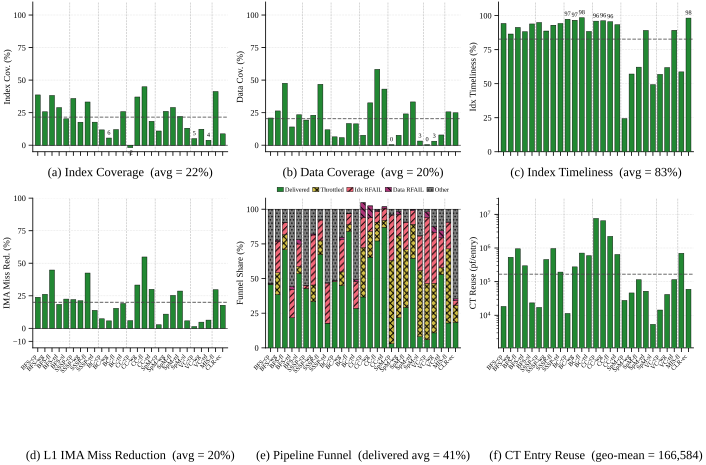

The script that drew this image:
#!/usr/bin/env python3
"""
Round 4 §5.3 Layout A: 2x3 merged figure (Quality + Mechanism).

Single full-width figure organised as:

  Row 1 (Prefetch Quality)        Row 2 (Mechanism Effectiveness)
  ----------------------------    -------------------------------------
  (a) Index Coverage (%)          (d) L1 IMA-Miss Reduction (%)
  (b) Data Coverage  (%)          (e) Pipeline Funnel (stacked, % attempted)
  (c) Timeliness     (%)          (f) CT Entry Reuse (log scale)

Workload axis: ORDERED_27 (MST excluded — no IMA prefetches).

Round 4 visual rules:
  - PALETTE_TOL_BRIGHT (greens/reds/purples/yellows) — no blue/orange
  - HATCHES_DENSE for B&W readability where multiple bars are grouped
  - GRASP-the-only-bar panels use the green palette[0] solid
  - Subplot labels (a)-(f) BELOW each axis via subplot_label helper
  - Path depth: parents[5]
  - Group-separator vertical dashed lines and per-panel mean reference line

Output: proto_r4_53_A.{pdf,svg} in this directory.
"""
from __future__ import annotations
import json
import sys
from pathlib import Path

import numpy as np

# NOTE: round4/ is 5 levels deep from repo root.
_REPO = Path(__file__).resolve().parents[5]
sys.path.insert(0, str(_REPO / "ima_plan/07_paper_outline/plot_style"))
from plot_util import (  # noqa: E402
    apply_style, save_fig,
    PALETTE_TOL_BRIGHT, HATCHES_DENSE, subplot_label,
)
from workload_names import (  # noqa: E402
    ORDERED_27, SHORT_NAME, group_separator_positions,
)

apply_style()
import matplotlib.pyplot as plt  # noqa: E402
from matplotlib.patches import Patch  # noqa: E402


# ── Path constants ───────────────────────────────────────────────────────────
DATA_JSON = _REPO / "ima_plan/07_paper_outline/figures/effectiveness_data.json"
OUT_DIR = Path(__file__).resolve().parent

DATA = json.loads(DATA_JSON.read_text())["workloads"]


# ── Per-metric extractors (return None if data is missing) ───────────────────
def idx_coverage(rec):
    base = rec.get("baseline") or {}
    g = rec.get("grasp") or {}
    bm, gm = base.get("ima_idx_misses"), g.get("ima_idx_misses")
    if bm is None or gm is None or bm == 0:
        return None
    return (bm - gm) / bm * 100.0


def data_coverage(rec):
    base = rec.get("baseline") or {}
    g = rec.get("grasp") or {}
    bm, gm = base.get("ima_data_misses"), g.get("ima_data_misses")
    if bm is None or gm is None or bm == 0:
        return None
    return (bm - gm) / bm * 100.0


def idx_timeliness(rec):
    g = rec.get("grasp") or {}
    tl = g.get("ima_timeliness") or {}
    return tl.get("index_pct")


def l1_miss_reduction(rec):
    return (rec.get("derived") or {}).get("l1_miss_reduction_pct")


def funnel_components(rec):
    """Return (delivered, throttled, idx_rfail, data_rfail, other) % of attempted, or None."""
    f = (rec.get("grasp") or {}).get("grasp_funnel")
    if not f or f.get("idx_attempted", 0) == 0:
        return None
    ia = float(f["idx_attempted"])
    delivered = float(f["data_got_data"])
    throttled = float(f["data_throttled"])
    idx_rf = float(f["idx_rfail"])
    dat_rf = float(f["data_rfail"])
    other = max(ia - delivered - throttled - idx_rf - dat_rf, 0.0)
    return (
        delivered / ia * 100,
        throttled / ia * 100,
        idx_rf    / ia * 100,
        dat_rf    / ia * 100,
        other     / ia * 100,
    )


def ct_reuse(rec):
    return (rec.get("derived") or {}).get("ct_reuse_per_entry")


# ── Build per-workload arrays in canonical order ─────────────────────────────
n = len(ORDERED_27)
labels = [SHORT_NAME[k] for k in ORDERED_27]
xs = np.arange(n)

idx_cov_arr  = np.array([idx_coverage   (DATA.get(k) or {}) or np.nan for k in ORDERED_27])
dat_cov_arr  = np.array([data_coverage  (DATA.get(k) or {}) or np.nan for k in ORDERED_27])
tl_arr       = np.array([idx_timeliness (DATA.get(k) or {}) or np.nan for k in ORDERED_27])
miss_red_arr = np.array([l1_miss_reduction(DATA.get(k) or {}) if l1_miss_reduction(DATA.get(k) or {}) is not None else np.nan for k in ORDERED_27])
ct_arr       = np.array([ct_reuse       (DATA.get(k) or {}) if ct_reuse(DATA.get(k) or {}) else np.nan for k in ORDERED_27])

funnel_rows = [funnel_components(DATA.get(k) or {}) for k in ORDERED_27]
funnel_arr = np.array([
    r if r is not None else (np.nan,) * 5 for r in funnel_rows
])  # shape (n, 5): delivered, throttled, idx_rf, dat_rf, other


# ── Helper: workload mean ignoring NaN ───────────────────────────────────────
def nm(arr):
    valid = arr[~np.isnan(arr)]
    return float(np.mean(valid)) if valid.size else 0.0


def gm(arr):  # geometric mean for log-scale CT reuse
    valid = arr[~np.isnan(arr) & (arr > 0)]
    return float(np.exp(np.mean(np.log(valid)))) if valid.size else 0.0


idx_cov_mean = nm(idx_cov_arr)
dat_cov_mean = nm(dat_cov_arr)
tl_mean      = nm(tl_arr)
miss_red_mean = nm(miss_red_arr)
delivery_mean = nm(funnel_arr[:, 0])
ct_geomean   = gm(ct_arr)


# ── Colours from palette (avoid blue/orange) ─────────────────────────────────
C_GRASP   = PALETTE_TOL_BRIGHT[0]   # green
C_DELIVER = PALETTE_TOL_BRIGHT[0]   # green — good
C_THROT   = PALETTE_TOL_BRIGHT[3]   # yellow — throttled
C_IDX_RF  = PALETTE_TOL_BRIGHT[1]   # red — bad
C_DAT_RF  = PALETTE_TOL_BRIGHT[2]   # purple — bad
C_OTHER   = PALETTE_TOL_BRIGHT[4]   # gray — slack
C_REF     = "#444444"               # dashed mean line


# ── Figure layout ────────────────────────────────────────────────────────────
fig, axes = plt.subplots(
    nrows=2, ncols=3, figsize=(7.0, 4.6),
    constrained_layout=True,
)

sep_positions = group_separator_positions(ORDERED_27)


def style_xaxis(ax, with_ticks=True):
    if with_ticks:
        ax.set_xticks(xs)
        ax.set_xticklabels(labels, rotation=45, ha="right", fontsize=4.5)
    else:
        ax.set_xticks(xs)
        ax.set_xticklabels([])
    ax.set_xlim(-0.7, n - 0.3)
    ax.tick_params(axis="x", pad=1)
    for sp in sep_positions:
        ax.axvline(x=sp, color="#999999", linestyle="--",
                   linewidth=0.4, alpha=0.7, zorder=1)


def annotate_outliers(ax, values, hi_thresh=92.0, lo_thresh=10.0, fmt="{:.0f}"):
    for i, v in enumerate(values):
        if np.isnan(v):
            continue
        if v > hi_thresh or v < lo_thresh:
            offset = 1.5 if v >= 0 else -1.5
            va = "bottom" if v >= 0 else "top"
            ax.text(
                i, v + offset, fmt.format(v),
                ha="center", va=va, fontsize=4.5, color="black",
                zorder=6,
            )


# ────────────────────────────────────────────────────────────────────────────
# (a) Index Coverage
# ────────────────────────────────────────────────────────────────────────────
ax = axes[0, 0]
ax.bar(xs, idx_cov_arr, 0.70,
       color=C_GRASP, edgecolor="black", linewidth=0.3, zorder=3)
ax.axhline(idx_cov_mean, color=C_REF, linestyle="--", linewidth=0.7,
           alpha=0.85, zorder=4)
annotate_outliers(ax, idx_cov_arr, hi_thresh=92.0, lo_thresh=8.0)
ax.axhline(0, color="black", linewidth=0.4, zorder=2)
ax.set_ylim(-5, 110)
ax.set_yticks([0, 25, 50, 75, 100])
ax.set_ylabel("Index Cov. (%)", fontsize=6.5, labelpad=1)
ax.tick_params(axis="y", labelsize=6)
style_xaxis(ax, with_ticks=False)
subplot_label(ax,
              f"(a) Index Coverage  (avg = {idx_cov_mean:.0f}%)",
              y=-0.20)


# ────────────────────────────────────────────────────────────────────────────
# (b) Data Coverage
# ────────────────────────────────────────────────────────────────────────────
ax = axes[0, 1]
ax.bar(xs, dat_cov_arr, 0.70,
       color=C_GRASP, edgecolor="black", linewidth=0.3, zorder=3)
ax.axhline(dat_cov_mean, color=C_REF, linestyle="--", linewidth=0.7,
           alpha=0.85, zorder=4)
annotate_outliers(ax, dat_cov_arr, hi_thresh=92.0, lo_thresh=5.0)
ax.axhline(0, color="black", linewidth=0.4, zorder=2)
ax.set_ylim(-5, 110)
ax.set_yticks([0, 25, 50, 75, 100])
ax.set_ylabel("Data Cov. (%)", fontsize=6.5, labelpad=1)
ax.tick_params(axis="y", labelsize=6)
style_xaxis(ax, with_ticks=False)
subplot_label(ax,
              f"(b) Data Coverage  (avg = {dat_cov_mean:.0f}%)",
              y=-0.20)


# ────────────────────────────────────────────────────────────────────────────
# (c) Index Timeliness
# ────────────────────────────────────────────────────────────────────────────
ax = axes[0, 2]
ax.bar(xs, tl_arr, 0.70,
       color=C_GRASP, edgecolor="black", linewidth=0.3, zorder=3)
ax.axhline(tl_mean, color=C_REF, linestyle="--", linewidth=0.7,
           alpha=0.85, zorder=4)
annotate_outliers(ax, tl_arr, hi_thresh=95.0, lo_thresh=15.0)
ax.set_ylim(0, 110)
ax.set_yticks([0, 25, 50, 75, 100])
ax.set_ylabel("Idx Timeliness (%)", fontsize=6.5, labelpad=1)
ax.tick_params(axis="y", labelsize=6)
style_xaxis(ax, with_ticks=False)
subplot_label(ax,
              f"(c) Index Timeliness  (avg = {tl_mean:.0f}%)",
              y=-0.20)


# ────────────────────────────────────────────────────────────────────────────
# (d) L1 IMA Miss Reduction
# ────────────────────────────────────────────────────────────────────────────
ax = axes[1, 0]
# Use total IMA reduction (combined idx + data) which correlates with the
# downstream L1 hit rate. Read directly from `derived.ima_total_reduction_pct`.
ima_total_red = np.array([
    (DATA.get(k) or {}).get("derived", {}).get("ima_total_reduction_pct", np.nan)
    for k in ORDERED_27
])
ima_total_mean = nm(ima_total_red)
colors_d = [
    C_GRASP if v >= 0 else PALETTE_TOL_BRIGHT[1]   # red for regressions
    for v in ima_total_red
]
ax.bar(xs, ima_total_red, 0.70,
       color=colors_d, edgecolor="black", linewidth=0.3, zorder=3)
ax.axhline(ima_total_mean, color=C_REF, linestyle="--", linewidth=0.7,
           alpha=0.85, zorder=4)
ax.axhline(0, color="black", linewidth=0.4, zorder=2)
annotate_outliers(ax, ima_total_red, hi_thresh=80.0, lo_thresh=-5.0)
ax.set_ylim(-15, 100)
ax.set_yticks([-10, 0, 25, 50, 75, 100])
ax.set_ylabel("IMA Miss Red. (%)", fontsize=6.5, labelpad=1)
ax.tick_params(axis="y", labelsize=6)
style_xaxis(ax, with_ticks=True)
subplot_label(ax,
              f"(d) L1 IMA Miss Reduction  (avg = {ima_total_mean:.0f}%)",
              y=-0.78)


# ────────────────────────────────────────────────────────────────────────────
# (e) Pipeline Funnel — stacked vertical bars (each bar = 100%)
# ────────────────────────────────────────────────────────────────────────────
ax = axes[1, 1]

bottoms = np.zeros(n)
def _stack(values, color, hatch, label):
    global bottoms
    ax.bar(xs, values, 0.70, bottom=bottoms,
           color=color, hatch=hatch, edgecolor="black", linewidth=0.3,
           zorder=3, label=label)
    bottoms = bottoms + values

# Order: GotData (good, bottom), Throttled, IdxRFAIL, DataRFAIL, Other (top)
delivered = funnel_arr[:, 0]
throttled = funnel_arr[:, 1]
idx_rf    = funnel_arr[:, 2]
dat_rf    = funnel_arr[:, 3]
other_loss= funnel_arr[:, 4]

_stack(delivered, C_DELIVER, HATCHES_DENSE[0], "Delivered")
_stack(throttled, C_THROT,   HATCHES_DENSE[3], "Throttled")
_stack(idx_rf,    C_IDX_RF,  HATCHES_DENSE[1], "Idx RFAIL")
_stack(dat_rf,    C_DAT_RF,  HATCHES_DENSE[2], "Data RFAIL")
_stack(other_loss,C_OTHER,   HATCHES_DENSE[4], "Other")

ax.axhline(100, color="black", linewidth=0.4, alpha=0.6, zorder=4)
ax.set_ylim(0, 108)
ax.set_yticks([0, 25, 50, 75, 100])
ax.set_ylabel("Funnel Share (%)", fontsize=6.5, labelpad=1)
ax.tick_params(axis="y", labelsize=6)
style_xaxis(ax, with_ticks=True)

# Compact legend INSIDE the panel above the bars (5 small boxes)
ax.legend(
    ncol=5, fontsize=4.5, frameon=False,
    loc="lower center", bbox_to_anchor=(0.5, 1.00),
    handlelength=1.0, handleheight=0.7,
    columnspacing=0.5, handletextpad=0.25,
)
subplot_label(ax,
              f"(e) Pipeline Funnel  (delivered avg = {delivery_mean:.0f}%)",
              y=-0.78)


# ────────────────────────────────────────────────────────────────────────────
# (f) CT Entry Reuse — log scale
# ────────────────────────────────────────────────────────────────────────────
ax = axes[1, 2]
ax.bar(xs, ct_arr, 0.70,
       color=C_GRASP, edgecolor="black", linewidth=0.3, zorder=3)
ax.axhline(ct_geomean, color=C_REF, linestyle="--", linewidth=0.7,
           alpha=0.85, zorder=4)
ax.set_yscale("log")
ymin = max(np.nanmin(ct_arr) / 5.0, 1.0) if np.any(~np.isnan(ct_arr)) else 1.0
ymax = float(np.nanmax(ct_arr) * 4.0) if np.any(~np.isnan(ct_arr)) else 1e8
ax.set_ylim(ymin, ymax)
ax.set_ylabel("CT Reuse (pf/entry)", fontsize=6.5, labelpad=1)
ax.tick_params(axis="y", labelsize=6, which="both")
style_xaxis(ax, with_ticks=True)

subplot_label(ax,
              f"(f) CT Entry Reuse  (geo-mean = {ct_geomean:,.0f})",
              y=-0.78)


# ── Save ────────────────────────────────────────────────────────────────────
save_fig(fig, "proto_r4_53_A", OUT_DIR)
plt.close(fig)


# ── Console summary ────────────────────────────────────────────────────────
print("=== Round 4 §5.3 Layout A — 2x3 Merged ===")
print(f"workloads = {n}")
print(f"  Idx Coverage   avg = {idx_cov_mean:5.1f}%   "
      f"min = {np.nanmin(idx_cov_arr):5.1f}%  max = {np.nanmax(idx_cov_arr):5.1f}%")
print(f"  Data Coverage  avg = {dat_cov_mean:5.1f}%   "
      f"min = {np.nanmin(dat_cov_arr):5.1f}%  max = {np.nanmax(dat_cov_arr):5.1f}%")
print(f"  Idx Timeliness avg = {tl_mean:5.1f}%   "
      f"min = {np.nanmin(tl_arr):5.1f}%  max = {np.nanmax(tl_arr):5.1f}%")
print(f"  IMA Tot Red    avg = {ima_total_mean:5.1f}%   "
      f"min = {np.nanmin(ima_total_red):5.1f}%  max = {np.nanmax(ima_total_red):5.1f}%")
print(f"  Funnel deliv.  avg = {delivery_mean:5.1f}%   "
      f"min = {np.nanmin(delivered):5.1f}%  max = {np.nanmax(delivered):5.1f}%")
print(f"  CT Reuse  geo-mean = {ct_geomean:,.0f}   "
      f"max = {np.nanmax(ct_arr):,.0f}")
print(f"\nSaved to {OUT_DIR}/proto_r4_53_A.{{pdf,svg}}")
